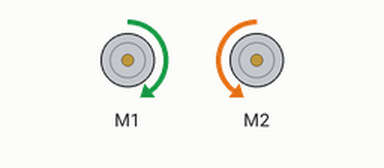
This sketch was run on a simulated Arduino Uno, built with avr-gcc and run on an emulated ATmega328P. On the bench: 2 × DC motor (green arrow = forward, orange = backward, longer = faster).

Above: at 1.0 s.
At 3.1 s:
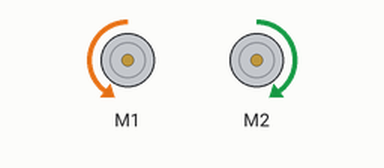
At 5.1 s:
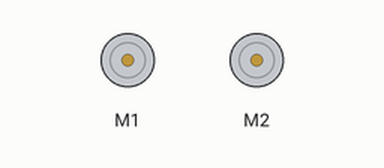
Timing chart, 0 to 7.9 s (numbered marks = the images above):
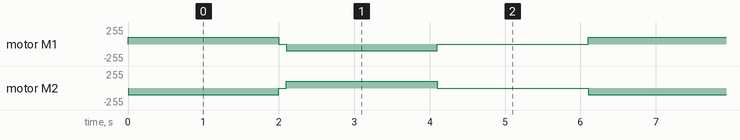

The sketch:

DCmotor_control.ino
```cpp
// (licence header left out)
#include "MeMCore.h"

MeDCMotor motor1(M1);
MeDCMotor motor2(M2);

uint8_t motorSpeed = 100;

void setup()
{
}

void loop()
{
  motor1.run(motorSpeed);
  motor2.run(-motorSpeed);
  delay(2000);
  motor1.stop();
  motor2.stop();
  delay(100);
  motor1.run(-motorSpeed);
  motor2.run(motorSpeed);
  delay(2000);
  motor1.stop();
  motor2.stop();
  delay(2000);
}
```

Measured:
- by itself, motor M1: repeats every 6.1 s: stopped 0.10 s, backward 100/255 2.0 s, stopped 2.0 s, forward 100/255 2.0 s
- by itself, motor M2: repeats every 6.1 s: stopped 0.10 s, forward 100/255 2.0 s, stopped 2.0 s, backward 100/255 2.0 s
